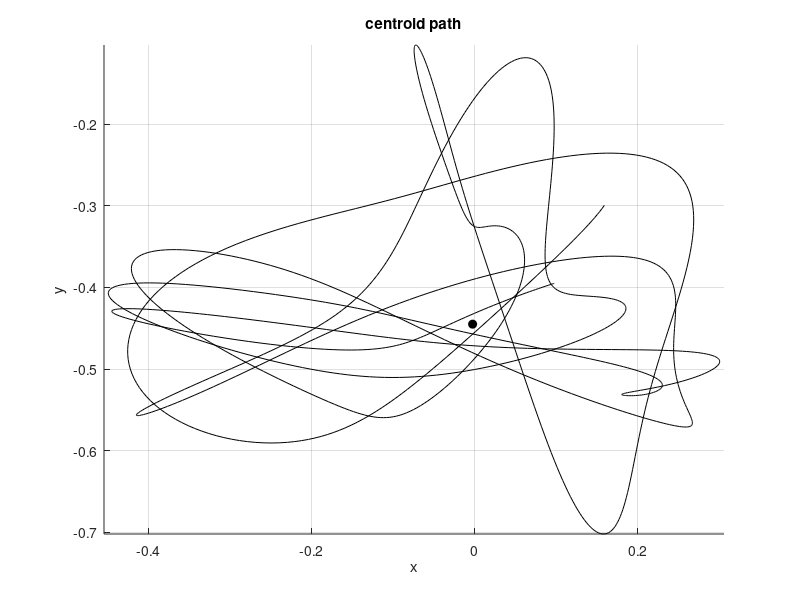
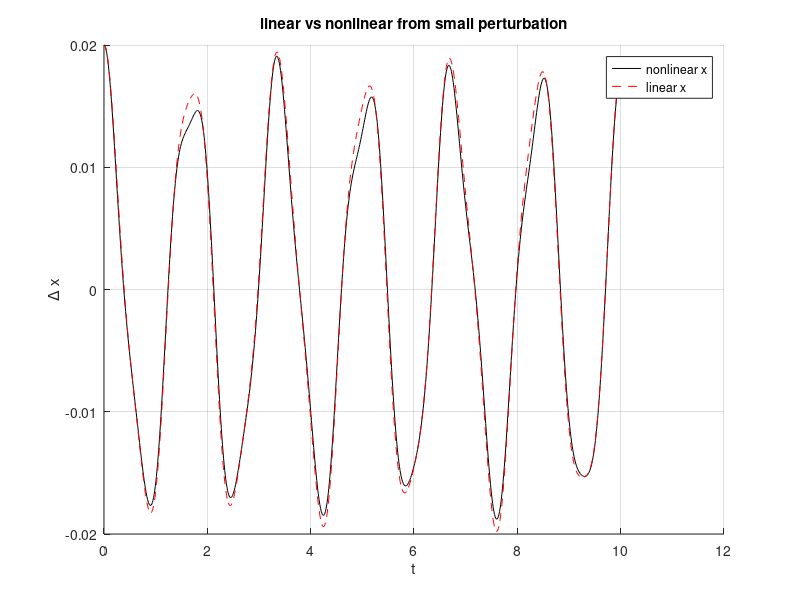
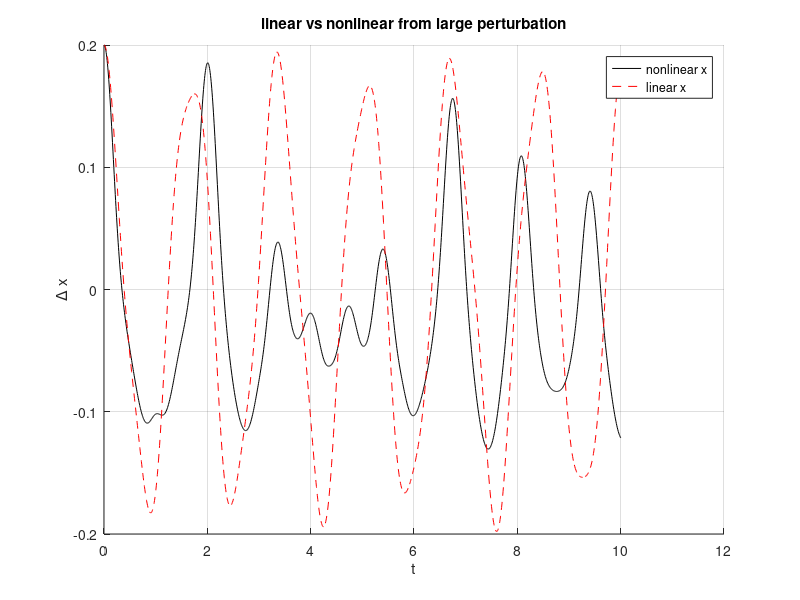
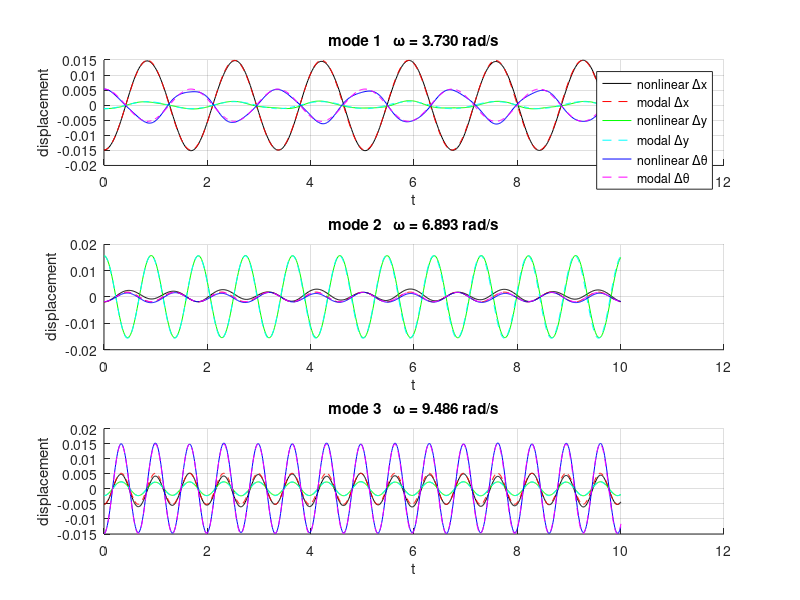

Here is the MATLAB script that generated these plots, in order: (Note: this script raises an error after producing the figures.)
function jahz_11_14_deliverables()
% main script for assignment 5 deliverables
    % system parameters and RK data
    box = make_box_params();        % struct with geometry and springs
    DP  = make_DP_tableau();        % Dormand–Prince 5(4) embedded RK
    p_ord   = 5;                    % order of higher method in pair
    h0      = 0.05;                 % initial step guess
    err_des = 1.0e-9;               % desired local error
    tspan   = [0 10];               % 10 seconds of motion

   
    V_guess = [0; -0.2; 0; 0; 0; 0];     % [x;y;theta;vx;vy;vtheta]
    [V_eq, newton_hist] = newton_equilibrium(@(V) box_rate_func(0,V,box), V_guess);

    fprintf('equilibrium found at [x y th] = [%.4f %.4f %.4f]\n', ...
        V_eq(1), V_eq(2), V_eq(3));

    % quick centroid path from some offset around equilibrium
    V0_centroid = V_eq + [0.1; 0.05; 0.15; 0; 0; 0];
    [t_centroid, V_centroid] = rk_adaptive(@(t,V) box_rate_func(t,V,box), ...
        tspan, V0_centroid, h0, DP, p_ord, err_des);

    figure; hold on; grid on; axis equal;
    plot(V_centroid(1,:), V_centroid(2,:), 'k-');
    plot(V_eq(1), V_eq(2), 'ko', 'markerfacecolor','k');
    xlabel('x'); ylabel('y');
    title('centroid path');
    text(0.4,0.25, sprintf('equilibrium found at [x y th] = [%.4f %.4f %.4f]', ...
        V_eq(1), V_eq(2), V_eq(3)));

    % linearization at equilibrium

    A = J_approx(@(V) box_rate_func(0,V,box), V_eq);   % 6x6 Jacobian at eq

    % linear rate: d/dt ΔV = A (V - V_eq)
    lin_rate = @(t,V) A*(V - V_eq);

    % 3) linear vs nonlinear comparison
    eps_small = 0.02;   % small perturbation
    eps_large = 0.2;    % large perturbation

    dir = [1;0;0;0;0;0];   % bump in x only

    % small
    V0_sm = V_eq + eps_small*dir;
    [t_nl_sm, V_nl_sm] = rk_adaptive(@(t,V) box_rate_func(t,V,box), ...
        tspan, V0_sm, h0, DP, p_ord, err_des);
    [t_li_sm, V_li_sm] = rk_adaptive(lin_rate, ...
        tspan, V0_sm, h0, DP, p_ord, err_des);

    % large
    V0_lg = V_eq + eps_large*dir;
    [t_nl_lg, V_nl_lg] = rk_adaptive(@(t,V) box_rate_func(t,V,box), ...
        tspan, V0_lg, h0, DP, p_ord, err_des);
    [t_li_lg, V_li_lg] = rk_adaptive(lin_rate, ...
        tspan, V0_lg, h0, DP, p_ord, err_des);

    % plot small (Δx)
    figure; hold on; grid on;
    dx_nl = V_nl_sm(1,:) - V_eq(1);
    dx_li = V_li_sm(1,:) - V_eq(1);
    plot(t_nl_sm, dx_nl, 'k-', 'displayname','nonlinear x');
    plot(t_li_sm, dx_li, 'r--', 'displayname','linear x');
    xlabel('t'); ylabel('\Delta x');
    title('linear vs nonlinear from small perturbation');
    legend('location','best');

    % plot large (Δx)
    figure; hold on; grid on;
    dx_nl_L = V_nl_lg(1,:) - V_eq(1);
    dx_li_L = V_li_lg(1,:) - V_eq(1);
    plot(t_nl_lg, dx_nl_L, 'k-', 'displayname','nonlinear x');
    plot(t_li_lg, dx_li_L, 'r--', 'displayname','linear x');
    xlabel('t'); ylabel('\Delta x');
    title('linear vs nonlinear from large perturbation');
    legend('location','best');

    %modal analysis
    % A has block structure [0 I; -Q 0]
    Q = -A(4:6,1:3);
    [U_modes, Lambda] = eig(Q);
    wn = sqrt(diag(Lambda));      % resonant frequencies (rad/s)

    % sort by frequency
    [wn, idx] = sort(wn);
    U_modes = U_modes(:,idx);

    fprintf('\nresonant frequencies (rad/s)\n');
    for i = 1:3
        fprintf('  mode %d:  omega = %.3f\n', i, wn(i));
    end

    eps_mode = 10^-1.8;
    t_mode = t_nl_sm;     % reuse same t-grid length via nonlinear sim

    figure;
    for mode_idx = 1:3
        U0 = U_modes(:,mode_idx);
        omega_n = wn(mode_idx);

        % nonlinear sim with mode-type initial displacement
        V0_mode = V_eq + eps_mode*[U0;0;0;0];
        [t_nl, V_nl] = rk_adaptive(@(t,V) box_rate_func(t,V,box), ...
            tspan, V0_mode, h0, DP, p_ord, err_des);

        % modal prediction: ΔU(t) = eps_mode * U0 * cos(omega_n t)
        t_modal = t_nl;
        cos_term = cos(omega_n * t_modal);
        dx_modal = eps_mode * U0(1) * cos_term;
        dy_modal = eps_mode * U0(2) * cos_term;
        dth_modal= eps_mode * U0(3) * cos_term;

        dx_nl = V_nl(1,:) - V_eq(1);
        dy_nl = V_nl(2,:) - V_eq(2);
        dth_nl= V_nl(3,:) - V_eq(3);

        subplot(3,1,mode_idx); hold on; grid on;
        plot(t_nl, dx_nl, 'k-', 'displayname','nonlinear \Deltax');
        plot(t_modal, dx_modal, 'r--', 'displayname','modal \Deltax');
        plot(t_nl, dy_nl, 'g-', 'displayname','nonlinear \Deltay');
        plot(t_modal, dy_modal, 'c--', 'displayname','modal \Deltay');
        plot(t_nl, dth_nl, 'b-', 'displayname','nonlinear \Delta\theta');
        plot(t_modal, dth_modal,'m--', 'displayname','modal \Delta\theta');
        xlabel('t');
        ylabel('displacement');
        title(sprintf('mode %d   \\omega = %.3f rad/s', mode_idx, omega_n));
        if mode_idx == 1
            legend('location','best');
        end
    end


    % create an .avi animation for mode 1
    mode1 = U_modes(:,1);
    V0_anim = V_eq + eps_mode*[mode1;0;0;0];
    [t_anim, V_anim] = rk_adaptive(@(t,V) box_rate_func(t,V,box), ...
        tspan, V0_anim, h0, DP, p_ord, err_des);

    record_animation_avi('mode1_box.avi', 30, t_anim, V_anim, box);
end

% helper: system parameters
function box = make_box_params()
    % eight springs attaching a square box to a square frame
    m = 1;
    I = 1;
    g = -9.81;

    ks  = 10*ones(8,1);
    l0s = 0.5*ones(8,1);

    % world-frame static anchor points (columns)
    Pw = [ 1,   1,  -1.5,-1.5,-1,  1,  1.5, 1.5; ...
           1,  -1,   0.5,-0.5,-1,-1,-0.5, 0.5];

    % box-frame mounting points (columns)
    Pb = [ 1,  1, -1, -1, -1,  1,  1,  1; ...
           0.5,-0.5, 0.5,-0.5,-0.5,-0.5,-0.5,0.5];

    box = struct();
    box.m        = m;
    box.I        = I;
    box.g        = g;
    box.k_list   = ks(:);
    box.l0_list  = l0s(:);
    box.P_world  = Pw;
    box.P_box    = Pb;
end

% Dormand–Prince 5(4) Butcher tableau

function DP = make_DP_tableau()
    DP.C = [0, 1/5, 3/10, 4/5, 8/9, 1, 1];
    DP.B = [35/384, 0, 500/1113, 125/192, -2187/6784, 11/84, 0; ...
            5179/57600, 0, 7571/16695, 393/640, -92097/339200, 187/2100, 1/40];
    DP.A = [0,0,0,0,0,0,0; ...
            1/5,0,0,0,0,0,0; ...
            3/40,9/40,0,0,0,0,0; ...
            44/45,-56/15,32/9,0,0,0,0; ...
            19372/6561,-25360/2187,64448/6561,-212/729,0,0,0; ...
            9017/3168,-355/33,46732/5247,49/176,-5103/18656,0,0; ...
            35/384,0,500/1113,125/192,-2187/6784,11/84,0];
end

% spring force: 3D version (z component 0)
function F = compute_spring_force(k,l0,PA,PB)
    % PA, PB 3x1 vectors
    r = PB - PA;
    l = norm(r);
    e_s = r / l;
    F = -k*(l - l0)*e_s;
end

% rigid body transform from box frame to world frame for points
function Plist_world = compute_rbt(x,y,theta,Plist_box)
    R = [cos(theta), -sin(theta); ...
         sin(theta),  cos(theta)];
    rc = [x; y];
    [~,N] = size(Plist_box);
    Plist_world = R*Plist_box + rc*ones(1,N);
end

% acceleration at pose (x,y,theta)
function [ax,ay,atheta] = accel_at_pose(x,y,theta,box)
    rc       = [x;y;0];
    m        = box.m;
    I        = box.I;
    ks       = box.k_list;
    l0s      = box.l0_list;
    num_s    = numel(ks);

    Pb_world = compute_rbt(x,y,theta, box.P_box);
    Pm_world = box.P_world;

    Fs = zeros(2,num_s);
    Ts = zeros(1,num_s);

    for i = 1:num_s
        Pm = [Pm_world(:,i);0];
        Pb = [Pb_world(:,i);0];
        F  = compute_spring_force(ks(i), l0s(i), Pm, Pb);
        tau = cross(Pb-rc, F);
        Fs(:,i) = F(1:2);
        Ts(i)   = tau(3);
    end

    gvec = [0; box.g];
    axy  = gvec + (1/m)*sum(Fs,2);
    ax   = axy(1);
    ay   = axy(2);
    atheta = sum(Ts)/I;
end

% rate function for full box dynamics
function dVdt = box_rate_func(~,V,box)
    x = V(1);  y = V(2);  theta = V(3);
    vx = V(4); vy = V(5); vtheta = V(6);

    [ax,ay,atheta] = accel_at_pose(x,y,theta,box);
    dVdt = [vx; vy; vtheta; ax; ay; atheta];
end

% embedded RK step for adaptive DP
function [XB1, XB2, num_evals] = rk_step_embedded(rate,t,XA,h,BT)
    A = BT.A;
    B = BT.B;
    C = BT.C;
    s = numel(C);
    n = numel(XA);
    K = zeros(n,s);
    for i = 1:s
        a = A(i,1:i-1);
        sum_prev = K(:,1:i-1)*a';
        K(:,i) = rate(t + C(i)*h, XA + h*sum_prev);
    end
    XB1 = XA + h*(K*B(1,:)');
    XB2 = XA + h*(K*B(2,:)');
    num_evals = s;
end

function [XB, num_evals, h_next, redo] = rk_step_adaptive(rate,t,XA,h,BT,p,err_des)
    alpha = 1.5;
    redo = false;

    [XB1, XB2, num_evals] = rk_step_embedded(rate,t,XA,h,BT);

    eps_c = norm(XB1 - XB2);
    temp  = (err_des/eps_c)^(1/p);
    h_next = min(0.9*temp, alpha)*h;
    XB = XB1;

    if err_des < eps_c
        redo = true;
    end
end

% variable-step integration wrapper
function [t_list,X_list,h_avg,num_fails,num_evals,h_rec] = ...
    rk_variable(rate,tspan,X0,h_ref,BT,p,err_des)

    ti = tspan(1); tf = tspan(2);
    N  = ceil((tf - ti)/h_ref);
    h  = (tf - ti)/N;

    t_list = ti;
    X_list = X0;
    h_rec  = [];
    num_fails = 0;
    num_evals = 0;

    t_now = ti;
    XA = X0;

    while t_now < tf - 1e-14
        redo = true;
        while redo
            h_prev = h;
            h = min(h, tf - t_now);
            [XB, adds, h, redo] = rk_step_adaptive(rate, t_now, XA, h, BT, p, err_des);
            if redo
                num_fails = num_fails + 1;
            end
            num_evals = num_evals + adds;
        end

        h_rec(end+1,1) = h_prev;
        t_now = t_now + h_prev;
        t_list(end+1,1) = t_now;
        X_list(:,end+1) = XB;
        XA = XB;
    end

    h_avg = mean(h_rec);
end

function [t_list,X_list] = rk_adaptive(rate,tspan,X0,h_ref,BT,p,err_des)
    [t_list,X_list,~,~,~,~] = rk_variable(rate,tspan,X0,h_ref,BT,p,err_des);
end


% Newton solver for equilibrium f(V) = 0
function [V_eq, hist] = newton_equilibrium(f,V0)
    max_iter = 20;
    tol_step = 1e-10;

    V = V0;
    hist = zeros(max_iter,1);
    for k = 1:max_iter
        F = f(V);
        J = J_approx(f,V);
        dV = -J\F;
        V  = V + dV;
        hist(k) = norm(F);
        if norm(dV) < tol_step
            hist = hist(1:k);
            break;
        end
    end
    V_eq = V;
end

% finite-difference Jacobian
function J = J_approx(f,V)
    n = numel(V);
    J = zeros(n);
    h = 1e-6;
    f0 = f(V);
    for j = 1:n
        e = zeros(n,1); e(j) = 1;
        fj = f(V + h*e);
        J(:,j) = (fj - f0)/h;
    end
end

% AVI recorder: simple box + straight springs animation
function record_animation_avi(filename, frame_rate, t_list, X_list, box_params)

    v = VideoWriter(filename, 'Motion JPEG AVI');
    v.FrameRate = frame_rate;
    spf = 1/frame_rate;
    open(v);
    t_end = t_list(end);
    tstart = tic;

    fig = figure('Color','white');
    axis equal; axis([-3 3 -3 3]); hold on;
    xlabel('x'); ylabel('y');
    title('vibrating box animation');

    % square box corners in box frame (side length 2)
    box_corners_box = [ 1  -1  -1   1   1;  ...
                        1   1  -1  -1   1];

    Pm_world = box_params.P_world;   % fixed anchors (2 x n)
    frame_index = 1;
    t_frame = toc(tstart);
    while t_frame <= t_end
        while t_list(frame_index) <t_frame
            frame_index = frame_index+1;
        end
    % for k = 1:length(t_list)
        k = frame_index;
        x     = X_list(1,k);
        y     = X_list(2,k);
        theta = X_list(3,k);

        % box corners and spring attachment points in world frame
        Pb_world = compute_rbt(x,y,theta, box_params.P_box);
        box_corners_world = compute_rbt(x,y,theta, box_corners_box);

        cla; hold on; axis equal; axis([-3 3 -3 3]);

        % draw outer frame (just a big square for context)
        rectangle('Position',[-2.5 -2.5 5 5], ...
                  'EdgeColor',[0.7 0.7 0.7]);

        % draw springs as straight lines
        for i = 1:size(Pb_world,2)
            plot([Pm_world(1,i) Pb_world(1,i)], ...
                 [Pm_world(2,i) Pb_world(2,i)], 'k-');
            plot(Pm_world(1,i), Pm_world(2,i), 'ro', ...
                 'MarkerFaceColor','r','MarkerSize',4);
            plot(Pb_world(1,i), Pb_world(2,i), 'ro', ...
                 'MarkerFaceColor','r','MarkerSize',4);
        end

        % draw the box
        patch(box_corners_world(1,:), box_corners_world(2,:), ...
              [0.8 0.8 0.8], 'EdgeColor','k');

        title(sprintf('vibrating box, t = %.2f s', t_list(k)));

        drawnow;
        frame = getframe(fig);
        writeVideo(v, frame);
        t_frame = toc(tstart);
    end

    close(v);
    close(fig);

    fprintf('AVI animation saved to %s\n', filename);
end

% spring plotting utilities
function spring_plot_struct = initialize_spring_plot(num_zigs,w)
    spring_plot_struct = struct();
    zig_ending = [.25,.75,1; ...
                  -1,1,0];
    zig_zag = zeros(2,3+3*num_zigs);
    zig_zag(:,1)   = [-.5;0];
    zig_zag(:,end) = [num_zigs+.5;0];
    for n = 0:(num_zigs-1)
        zig_zag(:,(3+3*n):2+3*(n+1)) = zig_ending + [n,n,n;0,0,0];
    end
    zig_zag(1,:) = (zig_zag(1,:)-zig_zag(1,1))/(zig_zag(1,end)-zig_zag(1,1));
    zig_zag(2,:) = zig_zag(2,:)*w;
    spring_plot_struct.zig_zag    = zig_zag;
    spring_plot_struct.line_plot  = plot(0,0,'k','linewidth',2);
    spring_plot_struct.point_plot = plot(0,0,'ro','markerfacecolor','r','markersize',7);
end

function update_spring_plot(spring_plot_struct,P1,P2)
    dP = P2-P1;
    R = [dP(1), -dP(2)/norm(dP); ...
         dP(2),  dP(1)/norm(dP)];
    plot_pts = R*spring_plot_struct.zig_zag;
    set(spring_plot_struct.line_plot,...
        'xdata',plot_pts(1,:)+P1(1),...
        'ydata',plot_pts(2,:)+P1(2));
    set(spring_plot_struct.point_plot,...
        'xdata',[P1(1),P2(1)],...
        'ydata',[P1(2),P2(2)]);
end
